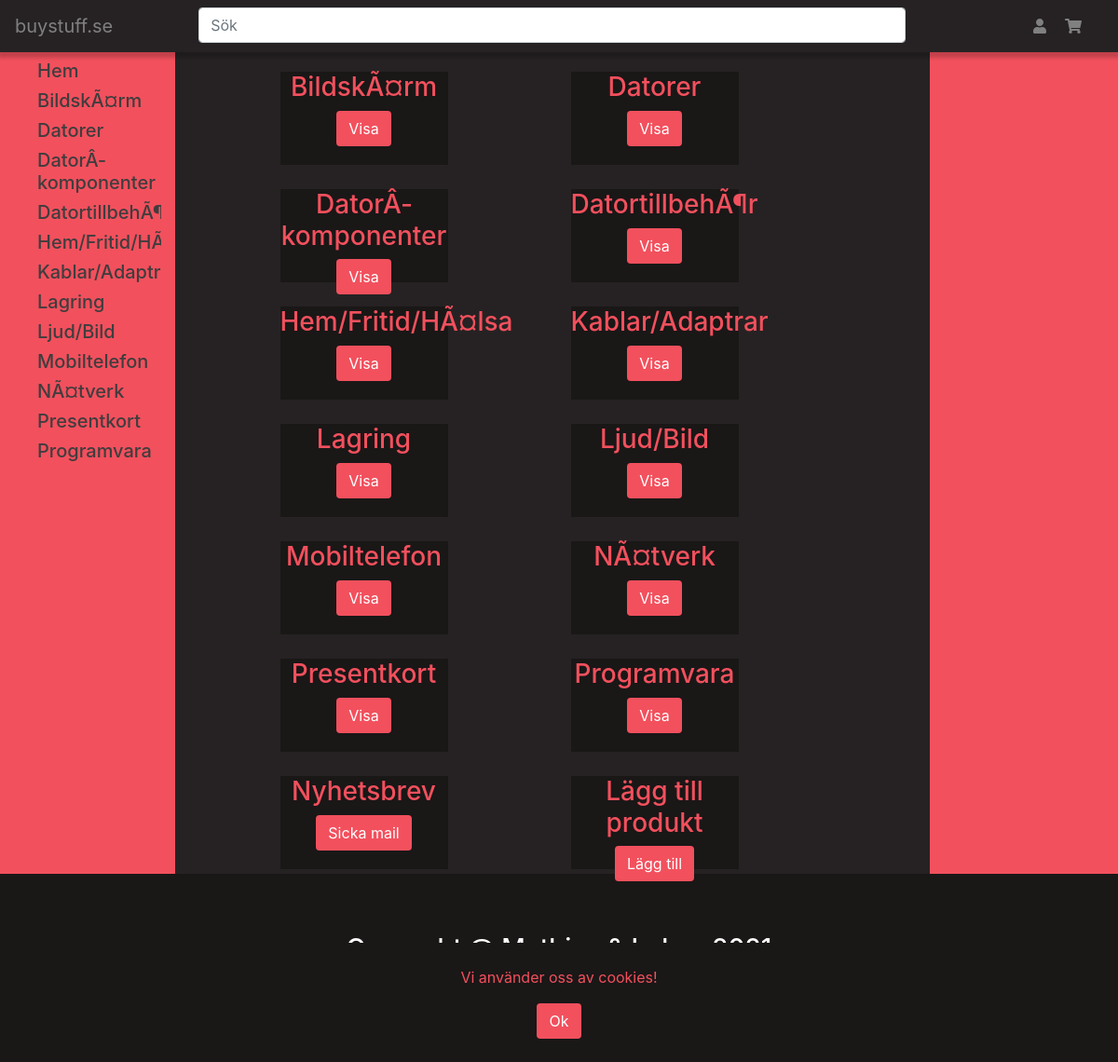
The app's page /admin (signed in), older data.
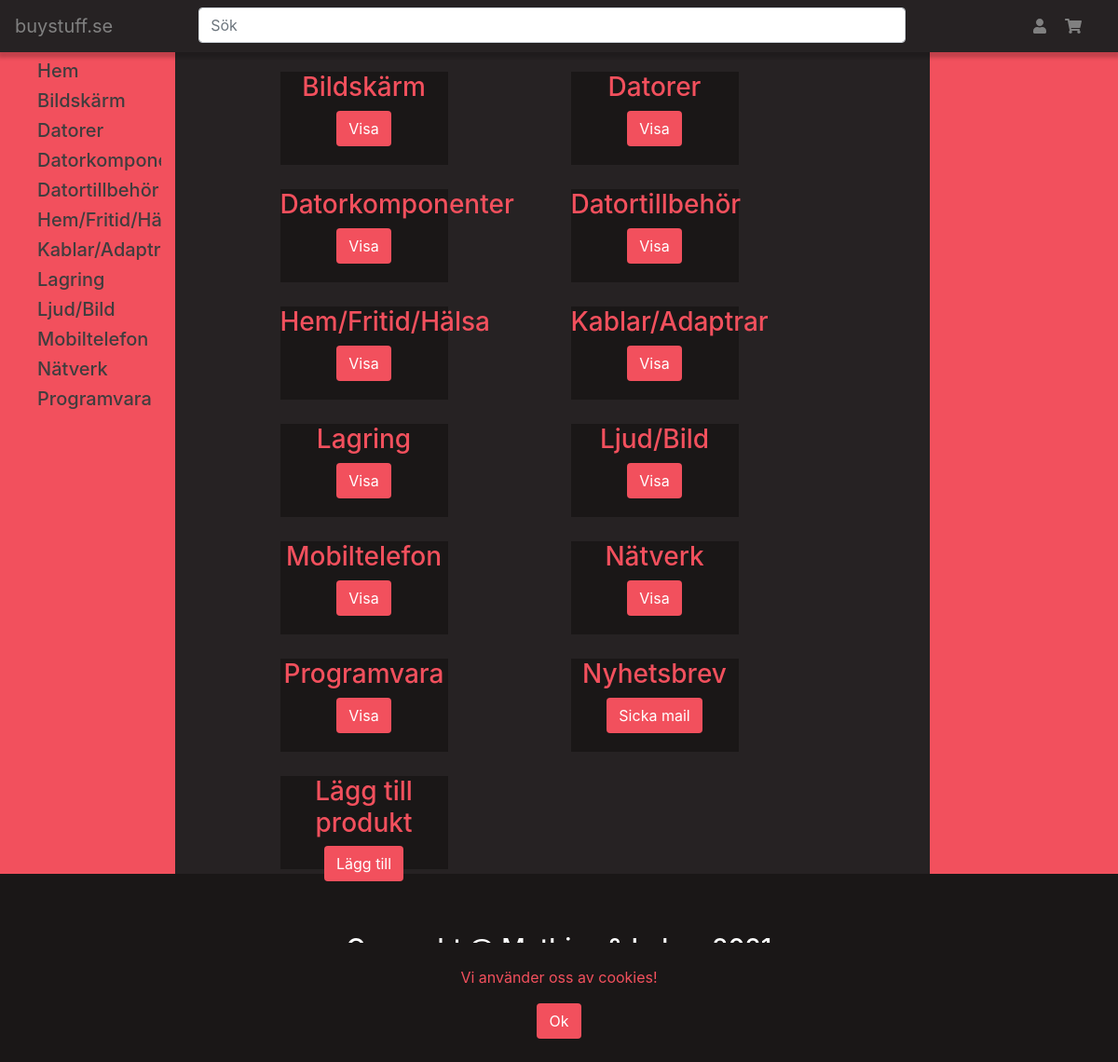
The same page, newer data.
### my_server/models.py (models this page shows, shortened)
class Category(db.Model):
    id = db.Column(db.Integer, primary_key=True)
    name = db.Column(db.String(120), unique=True, nullable=False)
    description = db.Column(db.Text, nullable=False)
    super_category = db.Column(db.Integer, db.ForeignKey('category.id'), nullable=False, default=0)

### my_server/admin/routes.py (the view)
@admin.route('/admin')
@admin_required
def admin_home():
    return rt('admin.html',categories = Category.query.filter(Category.name!='Main').all(), logged_id=is_logged_in(), user=get_current_user())

### my_server/admin/utils.py (called while the page is built)
def is_logged_in():
    if 'logged_in' in session:
        return True
    return False

def get_current_user():
    if is_logged_in():
        username = session['username']
        user = User.query.filter_by(username=username).first()
        return user
    return None

def admin_required(f):
    @wraps(f)
    def wraped(*args, **kwargs):
        if 'logged_in' in session:
            if session['logged_in'] == False:
                print(session['logged_in'])
                return redirect(url_for('users.login'))
            admin = User.query.filter_by(username=session['username']).first()
            if admin.admin == False:
                return abort(401)
            else:
                return f(*args,**kwargs)
        else:
            return abort(401)
    return wraped

### my_server/templates/admin.html (shortened to what this page needs)
{% extends 'base.html' %}
{% block head%}<link rel="stylesheet" type="text/css" href="..{{ url_for('static', filename='admin_style.css') }}">{% endblock %}
{%block content%}
    <div class="row menu_container">
        {% for category in categories %}
            <div class="col mar5">
                <div class="category_container color-darkernight">
                    <h3 class='color-text-cherry' >{{category.name}}</h3>
                    <a href="{{ url_for('admin.admin_category', category_id = category.id) }}" class="btn btn-cherry">Visa</a>
                </div>
            </div>
        {% endfor %}
        <div class="col mar5">
            <div class="category_container color-darkernight">
                <h3 class='color-text-cherry'>Nyhetsbrev</h3>
                <a href="{{ url_for('admin.send_email') }}" class="btn btn-cherry">Sicka mail</a>
            </div>
        </div>
        <div class="col mar5">
            <div class="category_container color-darkernight">
                <h3 class='color-text-cherry'>Lägg till produkt</h3>
                <a href="{{ url_for('admin.admin_add') }}" class="btn btn-cherry">Lägg till</a>
            </div>
        </div>
    </div>
{% endblock%}

### my_server/templates/base.html (shortened to what this page needs)
<!DOCTYPE html>
<html lang="sv">
<head>
    <link rel="stylesheet" href="..{{ url_for('static', filename='style.css') }}">
    <link rel="stylesheet" href="https://maxcdn.bootstrapcdn.com/bootstrap/4.5.2/css/bootstrap.min.css">
    <link href="http://maxcdn.bootstrapcdn.com/font-awesome/4.1.0/css/font-awesome.min.css" rel="stylesheet">
    {% block head %}{% endblock %}
</head>
<body class="d-flex flex-column min-vh-100 bg-secondary">
<nav id="navbar" class="navbar navbar-expand-sm color-darknight shadow-bottom sticky-top">
    <div class="collapse navbar-collapse" id="navbarTogglerDemo01">
        <div class="row flex-grow-1 mr-0px">
            <div class="col-sm-2">
                <ul class="navbar-nav">
                    <li class="nav-item">
                        <a class="navbar-brand nav-color" href="{{url_for('main.start')}}">buystuff.se</a>
                    </li>
                </ul>
            </div>
            <div class="col-sm-8">
                    <ul class="navbar-nav justify-content-center">
                        <li class="nav-item dropdown w-100">
                            <input class="form-control search-input" type="search"  onkeyup="searchFunction(this.value)" placeholder="Sök" data-toggle="dropdown">
                        </li>
                    </ul>
            </div>
            <div class="col-sm-2">
                <ul class="navbar-nav float-r">
                    <li class="nav-item dropdown pc">
                        <a class="nav-link nav-color" data-toggle="dropdown"><i class="fas fa-user mr-1"></i></a>
                    </li>
                    <li class="nav-item dropdown pc">
                        <a onclick="shoppingCart()" class="nav-link nav-color" data-toggle="dropdown"><i class="fas fa-shopping-cart"></i></a>
                    </li>
                </ul>
            </div>
        </div>
    </div>
</nav>
<div class="row flex-grow-1 mr-0px">
    <div class="col-sm-2 color-cherry-bg">
        <ul class="mt-1vh">
            <a class="text-deco" href="{{ url_for('main.start')}}">
                <li class="text-overflow">
                        <h5 class="color-darkernight-text">
                            Hem
                        </h5>
                </li>
            </a>
            {% for category in categories%}
                {% if category.id != 0 %}
                <a class="text-deco" href="{{ url_for('shop.products',category=category.id)}}">
                    <li class="text-overflow">
                            <h5 class="color-darkernight-text">
                                {{category.name}}
                            </h5>
                    </li>
                </a>
                {% endif %}
            {% endfor %}
        </ul>
    </div>
    <div class="col-sm-8 color-darknight ta-c">
        {%block content%}{% endblock%}
    </div>
    <div class="col-sm-2 color-cherry-bg">
    </div>
</div>
<div id="accept-cookie" class="container-fluid cookie-confirmation text-center color-darkernight">
    <div class="center">
        <p class="color-cherry">Vi använder oss av cookies!</p>
        <button class="btn btn-cherry" onclick="acceptedCookies()">Ok</button>
    </div>
</div>
<div class="footer-bottom mt-auto color-darkernight jumbotron jumbotron-fluid text-center">
    <h3 class="text-white">Copyrght @ Mathias & Lukas 2021</h3>
    <a href="{{ url_for('users.newsletter_registration') }}">
        <h5 class="text-white">Gå med i nyhetsbrevet</h5>
    </a>
</div>
</body>
</html>

### my_server/static/style.css (style rules this page uses)
.shadow-bottom { box-shadow: 0 4px 4px 2px rgba(0,0,0,.2); }
.nav-color { color: grey !important; }
.btn-cherry { background-color: #F2505D !important; color: white !important; }
.color-text-cherry { color: #F2505D !important; }
.color-cherry { color: #F2505D !important; }
.color-cherry-bg { background-color: #F2505D; }
.color-darknight { background-color: #262223 !important; }
.color-darkernight { background-color: #1a1717 !important; }
.color-darkernight-text { color: #403D3E !important; }
.mar5 { margin: 5px; }
.mt-1vh { margin-top: 1vh; }
.center { margin: 0; position: absolute; top: 50%; left: 50%; -ms-transform: translate(-50%, -50%); transform: translate(-50%, -50%); width: 80%; }
.cookie-confirmation { display: inline-block; padding: 4rem 2rem; position: fixed; bottom: 0; }
.footer-bottom { margin-bottom: 0 !important; }
#accept-cookie { display: none; }
.float-r { float: right; }
.mr-0px { margin-right: 0px !important; }
.pc { display: block !important; }
.text-overflow { overflow: hidden; text-overflow: ellipsis; }
.text-deco { text-decoration: none; }
.ta-c { text-align: center; }

### my_server/static/admin_style.css (style rules this page uses)
.menu_container { width: 80%; margin-left: auto; margin-right: auto; }
.category_container { background-color:gray; height: 12.5vh; margin-top: 2vh; width: 15vw; }

Row changes from the older to the newer data that the page shows:
removed Category: name "Presentkort"
changed Category: name "BildskÃ¤rm" → "Bildskärm"
changed Category: name "DatorÂ­komponenter" → "Datorkompo…"; name "DatorÂ­komponenter" → "Datorkomponenter"
changed Category: name "Datortillbeh…" → "Datortillbehör"; name "DatortillbehÃ¶r" → "Datortillbehör"
changed Category "Hem/Fritid/…": name "Hem/Fritid/HÃ¤lsa" → "Hem/Fritid/Hälsa"
changed Category: name "NÃ¤tverk" → "Nätverk"
